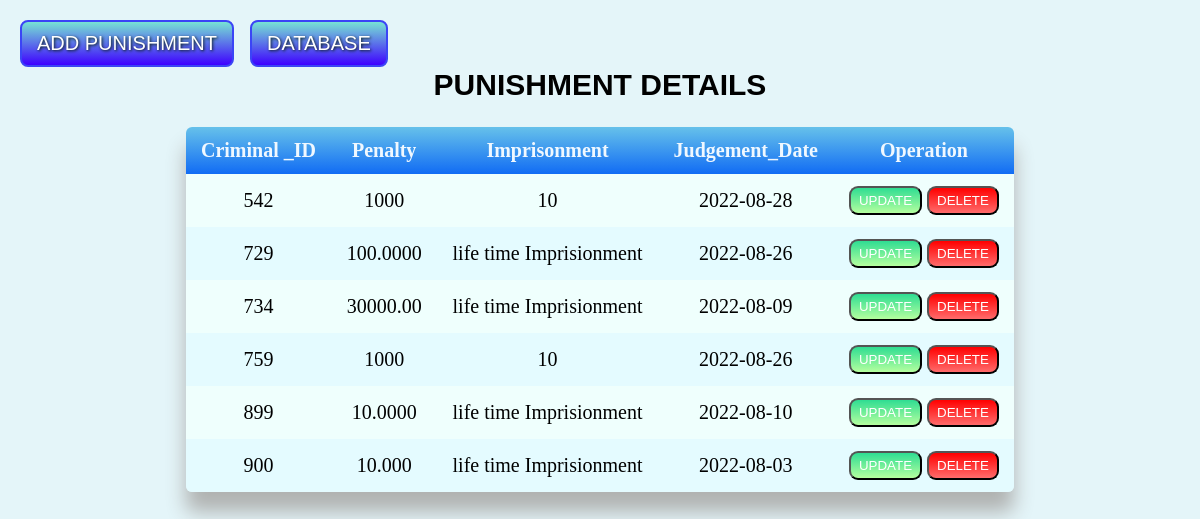
Screenshot of /fetchpunishment.php with the database file from the repository.
### tables this page shows
CREATE TABLE `punishment` (
  `Criminal_ID` int(8) NOT NULL,
  `Penalty` varchar(10) NOT NULL,
  `Imprisonment` varchar(28) NOT NULL,
  `Judgement_Date` date NOT NULL
);

### fetchpunishment.php (the view, shortened to what this page needs)
<?php
$servername = "localhost";
$username = "root";
$password = "";
$database = "crimininal database";
$conn = mysqli_connect($servername, $username, $password, $database);
$sql = "SELECT * FROM `punishment`";
$result = mysqli_query($conn, $sql);
?>
   <!DOCTYPE html>
   <html lang="en">
   <head>
    <link rel="stylesheet" href="table.css">
   </head>
   <body>
    <table aling="center" >
    <h2>PUNISHMENT DETAILS</h2>
        <tr>
            <th>Criminal _ID </th>
            <th>Penalty</th>
            <th>Imprisonment</th>
            <th>Judgement_Date</th>
            <th>Operation</th>
        </tr>
            <?php
            while($row = mysqli_fetch_assoc($result)){
              ?>
               <tr class="op">
              <td><?php echo  $row['Criminal_ID'] ?></td>
               <td><?php echo  $row['Penalty'] ?></td>
               <td><?php echo  $row['Imprisonment'] ?></td>
               <td><?php echo  $row['Judgement_Date'] ?></td>
               <td>
                <button class="update"><a href="updatepunishment.php?updateid=<?php echo  $row['Criminal_ID'] ?>" style="text-decoration: none;">UPDATE</a></button>
                <button class="delete"><a href="deletepunishment.php?deleteid=<?php echo  $row['Criminal_ID'] ?>" style="text-decoration: none;">DELETE</a></button>
               </td>
               </tr>
     <?php
            }
        ?>
            <button class="adding"><a href="newp.php">ADD PUNISHMENT</a></button>
            <button class="adding" id="database" style="left:250px"><a href="select.html">DATABASE</a></button>
    </table>
   </body>
   </html>

### table.css (style rules this page uses)
body { background: #E4F5F9; }
h2 { padding-top: 60px; background-color: #E4F5F9 ; text-align: center; font-size: 30px; margin-top: 0%; font-family: Arial, Helvetica, sans-serif; }
table { width: 70%; margin-left: auto; margin-right: auto; font-size: 20px; border-collapse: collapse; box-shadow: 0 20px 20px #B0B2B1; border-radius: 6px 6px 6px 6px; overflow: hidden; }
th { font-size: 20px; font-weight: bolder; color: aliceblue; background-image: linear-gradient(#4cb5e6d3,#116cf4); }
th,td { text-align: center; padding: 12px 15px; }
tr:nth-child(even) { background-color: #EFFFFD; }
tr:nth-child(odd) { background-color: #E4FBFF; }
.update { background: #B4FF9F; background-image: -webkit-linear-gradient(top, #2FDD92, #B4FF9F); background-image: -moz-linear-gradient(top, #2FDD92, #B4FF9F); background-image: -ms-linear-gradient(top, #2FDD92, #B4FF9F); background-image: -o-linear-gradient(top, #2FDD92, #B4FF9F); background-image: linear-gradient(to bottom, #2FDD92, #B4FF9F); -webkit-border-radius: 9; -moz-border-radius: 9; border-radius: 9px; font-family: Arial; color: #9ed6f0; font-size: px; padding: 5px 8px 5px 8px; text-decoration: none; }
.delete { background: #FF6B6B; background-image: -webkit-linear-gradient(top, #FF0000, #FF6B6B); background-image: -moz-linear-gradient(top, #FF0000, #FF6B6B); background-image: -ms-linear-gradient(top, #FF0000, #FF6B6B); background-image: -o-linear-gradient(top, #FF0000, #FF6B6B); background-image: linear-gradient(to bottom, #FF0000, #FF6B6B); -webkit-border-radius: 9; -moz-border-radius: 9; border-radius: 9px; font-family: Arial; color: #9ed6f0; font-size: px; padding: 5px 8px 5px 8px; text-decoration: none; }
.adding { position: absolute; left: 20px; top: 20px; color:none; }
.adding { background: #77E4D4; background-image: -webkit-linear-gradient(top, #77E4D4, #3E00FF); background-image: -moz-linear-gradient(top, #77E4D4, #3E00FF); background-image: -ms-linear-gradient(top, #77E4D4, #3E00FF); background-image: -o-linear-gradient(top, #77E4D4, #3E00FF); background-image: linear-gradient(to bottom, #77E4D4, #3E00FF); -webkit-border-radius: 8; -moz-border-radius: 8; border-radius: 8px; text-shadow: 1px 1px 3px #061a08; font-family: Arial; color: white; font-size: 20px; padding: 10px 15px 10px 15px; border: solid #3B44F6 2px; text-decoration: none; }
a { text-decoration: none; color:white; }

### rows the page displays
punishment: Criminal_ID "542", Penalty "1000", Imprisonment "10", Judgement_Date "2022-08-28"
punishment: Criminal_ID "729", Penalty "100.0000", Imprisonment "life time Imprisionment", Judgement_Date "2022-08-26"
punishment: Criminal_ID "734", Penalty "30000.00", Imprisonment "life time Imprisionment", Judgement_Date "2022-08-09"
punishment: Criminal_ID "759", Penalty "1000", Imprisonment "10", Judgement_Date "2022-08-26"
punishment: Criminal_ID "899", Penalty "10.0000", Imprisonment "life time Imprisionment", Judgement_Date "2022-08-10"
punishment: Criminal_ID "900", Penalty "10.000", Imprisonment "life time Imprisionment", Judgement_Date "2022-08-03"
